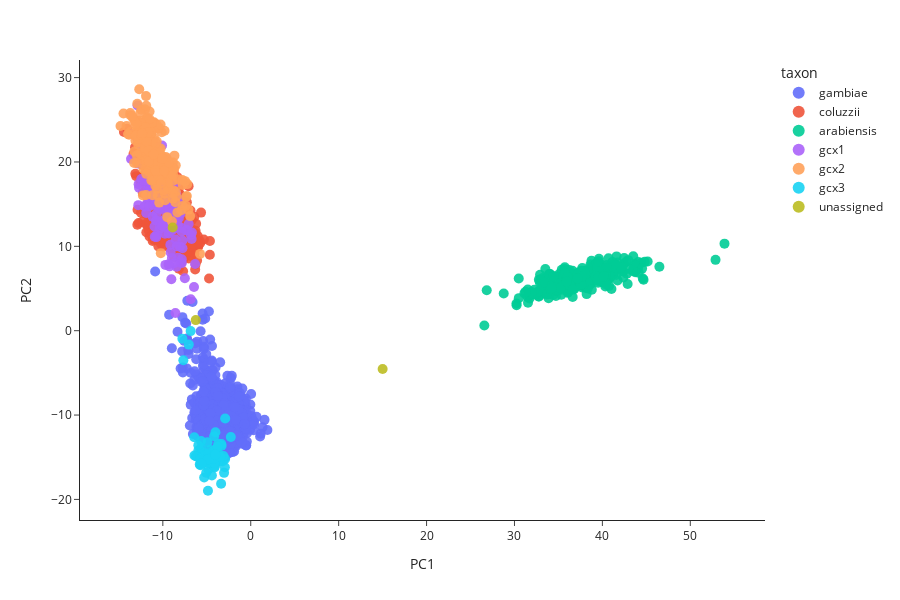

Source (notebook cell):
### Code cell
ag3.plot_pca_coords(
    df_pca,
    color="taxon",
)

### Figure 1 — Plotly figure (JSON) as saved in the notebook; plotly's stock layout.template omitted (floating-point values rounded to 4 significant figures; data arrays with more than 128 entries replaced by an {"elided": "..."} marker saying what was removed)
{"data": [{"customdata": {"elided": "1473x10 mixed values"}, "hovertemplate": "<b>%{hovertext}</b><br><br>taxon=%{customdata[2]}<br>PC1=%{x}<br>PC2=%{y}<br>partner_sample_id=%{customdata[0]}<br>sample_set=%{customdata[1]}<br>country=%{customdata[3]}<br>admin1_iso=%{customdata[4]}<br>admin1_name=%{customdata[5]}<br>admin2_name=%{customdata[6]}<br>location=%{customdata[7]}<br>year=%{customdata[8]}<br>month=%{customdata[9]}<extra></extra>", "hovertext": {"elided": "1473 str values"}, "legendgroup": "gambiae", "marker": {"color": "#636EFA", "opacity": 0.9, "size": 10, "symbol": "circle"}, "mode": "markers", "name": "gambiae", "orientation": "v", "showlegend": true, "type": "scatter", "x": {"elided": "1473 float values"}, "xaxis": "x", "y": {"elided": "1473 float values"}, "yaxis": "y"}, {"customdata": {"elided": "505x10 mixed values"}, "hovertemplate": "<b>%{hovertext}</b><br><br>taxon=%{customdata[2]}<br>PC1=%{x}<br>PC2=%{y}<br>partner_sample_id=%{customdata[0]}<br>sample_set=%{customdata[1]}<br>country=%{customdata[3]}<br>admin1_iso=%{customdata[4]}<br>admin1_name=%{customdata[5]}<br>admin2_name=%{customdata[6]}<br>location=%{customdata[7]}<br>year=%{customdata[8]}<br>month=%{customdata[9]}<extra></extra>", "hovertext": {"elided": "505 str values"}, "legendgroup": "coluzzii", "marker": {"color": "#EF553B", "opacity": 0.9, "size": 10, "symbol": "circle"}, "mode": "markers", "name": "coluzzii", "orientation": "v", "showlegend": true, "type": "scatter", "x": {"elided": "505 float values"}, "xaxis": "x", "y": {"elided": "505 float values"}, "yaxis": "y"}, {"customdata": {"elided": "368x10 mixed values"}, "hovertemplate": "<b>%{hovertext}</b><br><br>taxon=%{customdata[2]}<br>PC1=%{x}<br>PC2=%{y}<br>partner_sample_id=%{customdata[0]}<br>sample_set=%{customdata[1]}<br>country=%{customdata[3]}<br>admin1_iso=%{customdata[4]}<br>admin1_name=%{customdata[5]}<br>admin2_name=%{customdata[6]}<br>location=%{customdata[7]}<br>year=%{customdata[8]}<br>month=%{customdata[9]}<extra></extra>", "hovertext": {"elided": "368 str values"}, "legendgroup": "arabiensis", "marker": {"color": "#00CC96", "opacity": 0.9, "size": 10, "symbol": "circle"}, "mode": "markers", "name": "arabiensis", "orientation": "v", "showlegend": true, "type": "scatter", "x": {"elided": "368 float values"}, "xaxis": "x", "y": {"elided": "368 float values"}, "yaxis": "y"}, {"customdata": {"elided": "170x10 mixed values"}, "hovertemplate": "<b>%{hovertext}</b><br><br>taxon=%{customdata[2]}<br>PC1=%{x}<br>PC2=%{y}<br>partner_sample_id=%{customdata[0]}<br>sample_set=%{customdata[1]}<br>country=%{customdata[3]}<br>admin1_iso=%{customdata[4]}<br>admin1_name=%{customdata[5]}<br>admin2_name=%{customdata[6]}<br>location=%{customdata[7]}<br>year=%{customdata[8]}<br>month=%{customdata[9]}<extra></extra>", "hovertext": {"elided": "170 str values"}, "legendgroup": "gcx1", "marker": {"color": "#AB63FA", "opacity": 0.9, "size": 10, "symbol": "circle"}, "mode": "markers", "name": "gcx1", "orientation": "v", "showlegend": true, "type": "scatter", "x": {"elided": "170 float values"}, "xaxis": "x", "y": {"elided": "170 float values"}, "yaxis": "y"}, {"customdata": {"elided": "200x10 mixed values"}, "hovertemplate": "<b>%{hovertext}</b><br><br>taxon=%{customdata[2]}<br>PC1=%{x}<br>PC2=%{y}<br>partner_sample_id=%{customdata[0]}<br>sample_set=%{customdata[1]}<br>country=%{customdata[3]}<br>admin1_iso=%{customdata[4]}<br>admin1_name=%{customdata[5]}<br>admin2_name=%{customdata[6]}<br>location=%{customdata[7]}<br>year=%{customdata[8]}<br>month=%{customdata[9]}<extra></extra>", "hovertext": {"elided": "200 str values"}, "legendgroup": "gcx2", "marker": {"color": "#FFA15A", "opacity": 0.9, "size": 10, "symbol": "circle"}, "mode": "markers", "name": "gcx2", "orientation": "v", "showlegend": true, "type": "scatter", "x": {"elided": "200 float values"}, "xaxis": "x", "y": {"elided": "200 float values"}, "yaxis": "y"}, {"customdata": {"elided": "65x10 mixed values"}, "hovertemplate": "<b>%{hovertext}</b><br><br>taxon=%{customdata[2]}<br>PC1=%{x}<br>PC2=%{y}<br>partner_sample_id=%{customdata[0]}<br>sample_set=%{customdata[1]}<br>country=%{customdata[3]}<br>admin1_iso=%{customdata[4]}<br>admin1_name=%{customdata[5]}<br>admin2_name=%{customdata[6]}<br>location=%{customdata[7]}<br>year=%{customdata[8]}<br>month=%{customdata[9]}<extra></extra>", "hovertext": ["AK0060-C", "AK0049-C", "BL0360-C", "AK0077-C", "AK0045-Cx", "AK0091-C", "AK0117-C", "AK0105-C", "BL0366-C", "AK0116-C", "AK0127-C", "AK0110-C", "AK0065-C", "AK0108-C", "AK0076-C", "AK0109-Cx", "AK0079-C", "AK0072-C", "AK0063-C", "AK0050-C", "AK0095-C", "AK0092-Cx", "AK0068-C", "AK0101-C", "AK0075-Cx", "AK0089-C", "AK0102-C", "BL0352-C", "AK0098-C", "AK0067-C", "BL0357-C", "AK0071-C", "BL0367-C", "AK0119-C", "AK0106-C", "AK0090-Cx", "AK0103-Cx", "BL0394-C", "AK0087-C", "BL0358-C", "AK0093-C", "AK0052-C", "BL0365-C", "BL0046-C", "AK0069-C", "AK0107-C", "AK0081-C", "BL0370-C", "AK0083-C", "AK0051-C", "BL0384-C", "AK0078-C", "AK0062-C", "AK0096-C", "AK0086-C", "AK0099-C", "AK0085-C", "AK0104-C", "AK0082-C", "AK0066-Cx", "AK0073-C", "AK0100-Cx", "AK0070-C", "AK0088-C", "AK0094-C"], "legendgroup": "gcx3", "marker": {"color": "#19D3F3", "opacity": 0.9, "size": 10, "symbol": "circle"}, "mode": "markers", "name": "gcx3", "orientation": "v", "showlegend": true, "type": "scatter", "x": [-5.141, -2.945, -4.014, -5.799, -2.913, -5.172, -4.867, -3.962, -7.049, -4.087, -3.997, -4.634, -6.422, -5.299, -5.957, -6.406, -6.066, -5.165, -2.267, -3.645, -5.746, -4.16, -4.467, -4.273, -6.237, -4.821, -4.918, -3.979, -4.258, -5.634, -7.774, -3.192, -2.907, -4.881, -3.553, -3.348, -3.371, -6.839, -4.064, -5.648, -4.111, -4.418, -3.691, -4.099, -5.964, -5.071, -3.101, -7.664, -4.169, -3.316, -4.583, -4.969, -4.462, -4.792, -4.834, -3.035, -3.761, -4.162, -5.729, -4.289, -4.855, -5.727, -5.616, -3.445, -4.026], "xaxis": "x", "y": [-15.08, -16.18, -12.03, -15.85, -15.2, -14.66, -18.97, -14.02, -1.651, -15.89, -15.68, -14.15, -12.63, -17.41, -14.2, -14.79, -14.95, -14.92, -12.61, -14.61, -14.21, -12.52, -15.86, -14.26, -14.87, -16.44, -13.22, -15.24, -14.97, -13.9, -0.9446, -15.48, -10.41, -14.77, -15.48, -13.44, -18.13, -0.04728, -14.17, -13.09, -16.21, -17.17, -13.41, -16.07, -13.57, -16.85, -14.85, -3.498, -15.03, -13.63, -15.59, -14.63, -15.11, -15.68, -15.61, -16.85, -13.76, -15.68, -15.2, -15.22, -15.25, -15.94, -15.77, -14.94, -14.7], "yaxis": "y"}, {"customdata": [["3_A2", "AG1000G-UG", "unassigned", "Uganda", "UG-E", "Eastern Region", "Tororo", "Nagongera", 2012, 10], ["KV1238", "AG1000G-GN-B", "unassigned", "Mali", "ML-3", "Sikasso", "Yanfolila", "Takan", 2012, 10], ["KV1333", "AG1000G-GN-B", "unassigned", "Mali", "ML-3", "Sikasso", "Yanfolila", "Toumani Oulena", 2012, 10]], "hovertemplate": "<b>%{hovertext}</b><br><br>taxon=%{customdata[2]}<br>PC1=%{x}<br>PC2=%{y}<br>partner_sample_id=%{customdata[0]}<br>sample_set=%{customdata[1]}<br>country=%{customdata[3]}<br>admin1_iso=%{customdata[4]}<br>admin1_name=%{customdata[5]}<br>admin2_name=%{customdata[6]}<br>location=%{customdata[7]}<br>year=%{customdata[8]}<br>month=%{customdata[9]}<extra></extra>", "hovertext": ["AC0198-C", "AV0255-C", "AV0331-C"], "legendgroup": "unassigned", "marker": {"color": "#BCBD22", "opacity": 0.9, "size": 10, "symbol": "circle"}, "mode": "markers", "name": "unassigned", "orientation": "v", "showlegend": true, "type": "scatter", "x": [15.0, -8.881, -6.252], "xaxis": "x", "y": [-4.549, 12.24, 1.254], "yaxis": "y"}], "layout": {"height": 600, "legend": {"itemsizing": "constant", "title": {"text": "taxon"}, "tracegroupgap": 0}, "margin": {"t": 60}, "width": 900, "xaxis": {"anchor": "y", "domain": [0, 1], "title": {"text": "PC1"}}, "yaxis": {"anchor": "x", "domain": [0, 1], "title": {"text": "PC2"}}}}
